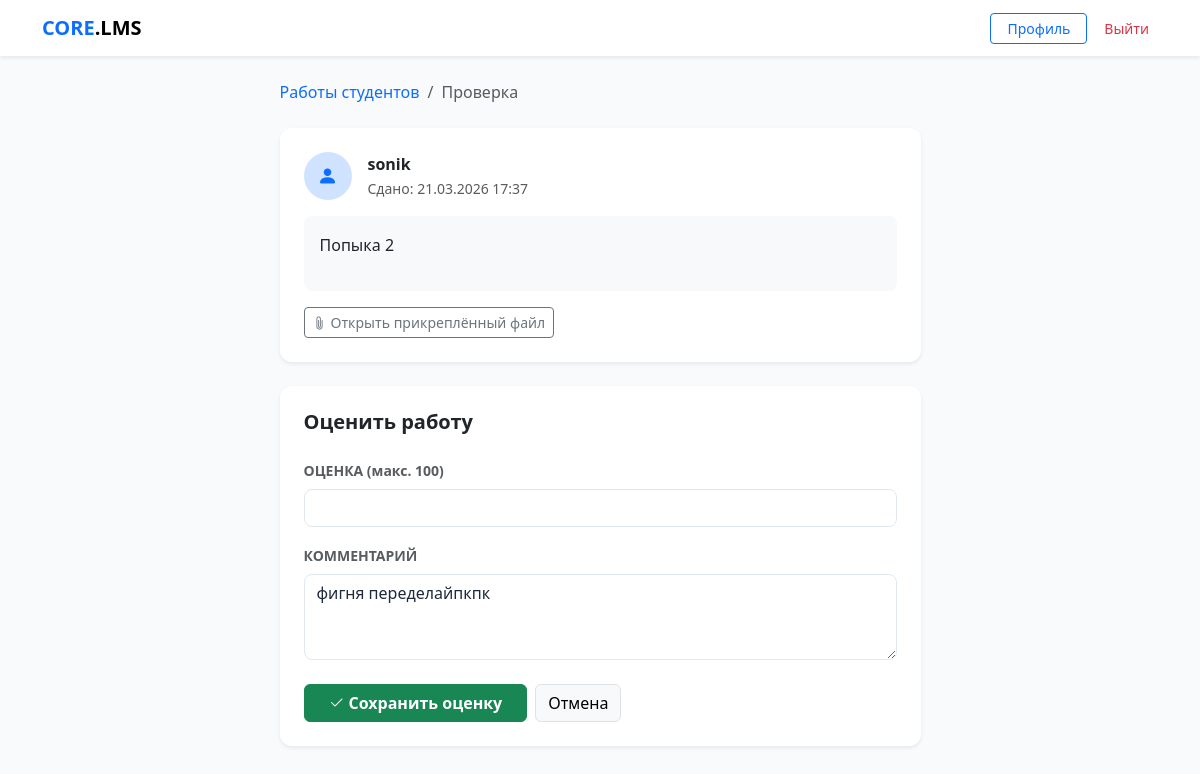
Page /submission/1/grade/ (signed in) on the committed database.
### core/models.py (models this page shows, shortened)
class Submission(models.Model):
    STATUS_CHOICES = (
        ('submitted', 'На проверке'),
        ('graded', 'Проверено'),
    )
    assignment = models.ForeignKey(Assignment, on_delete=models.CASCADE, related_name='submissions')
    student = models.ForeignKey(CustomUser, on_delete=models.CASCADE, related_name='submissions')
    text = models.TextField(blank=True)
    file = models.FileField(upload_to='submissions/', blank=True, null=True)
    submitted_at = models.DateTimeField(auto_now_add=True)
    status = models.CharField(max_length=20, choices=STATUS_CHOICES, default='submitted')
    score = models.PositiveIntegerField(null=True, blank=True)
    feedback = models.TextField(blank=True)
    graded_at = models.DateTimeField(null=True, blank=True)
    is_late = models.BooleanField(default=False,
        help_text='Помечается автоматически если сдано после дедлайна')
    class Meta:
        unique_together = ('assignment', 'student')

class CustomUser(AbstractUser):
    ROLE_CHOICES = (
        ('student', 'Студент'),
        ('teacher', 'Преподаватель'),
    )
    role = models.CharField(max_length=10, choices=ROLE_CHOICES, default='student')
    avatar = models.ImageField(upload_to='avatars/', null=True, blank=True)
    phone = models.CharField(max_length=20, null=True, blank=True)

class Assignment(models.Model):
    block = models.OneToOneField(ContentBlock, on_delete=models.CASCADE, related_name='assignment')
    description = models.TextField(blank=True)
    max_score = models.PositiveIntegerField(default=100)
    deadline = models.DateTimeField(null=True, blank=True)

### core/views.py (the view)
# urls.py: path('submission/<int:submission_id>/grade/', views.grade_submission, name='grade_submission'),
@login_required
@user_passes_test(is_teacher)
def grade_submission(request, submission_id):
    submission = get_object_or_404(
        Submission, id=submission_id,
        assignment__block__course__author=request.user)
    if request.method == 'POST':
        form = GradeSubmissionForm(request.POST, instance=submission)
        if form.is_valid():
            sub = form.save(commit=False)
            sub.status = 'graded'
            sub.graded_at = timezone.now()
            sub.save()
            messages.success(request, f'Работа {submission.student.username} оценена.')
            return redirect('review_submissions',
                            assignment_id=submission.assignment.id)
    else:
        form = GradeSubmissionForm(instance=submission)
    return render(request, 'core/grade_submission.html', {
        'form': form, 'submission': submission,
    })

### core/forms.py
class GradeSubmissionForm(forms.ModelForm):
    class Meta:
        model = Submission
        fields = ['score', 'feedback']
        widgets = {
            'score':    forms.NumberInput(attrs={'class': 'form-control', 'min': '0'}),
            'feedback': forms.Textarea(attrs={'class': 'form-control', 'rows': 3,
                                              'placeholder': 'Комментарий для студента...'}),
        }
        labels = {
            'score':    'Оценка',
            'feedback': 'Комментарий преподавателя',
        }

### core/views.py (called while the page is built)
def is_teacher(user):
    return user.is_authenticated and user.role == 'teacher'

### core/templates/core/grade_submission.html (shortened to what this page needs)
{% extends "core/base.html" %}
{% block content %}
<div class="row justify-content-center">
    <div class="col-md-7">
        <nav aria-label="breadcrumb" class="mb-4">
            <ol class="breadcrumb">
                <li class="breadcrumb-item">
                    <a href="{% url 'review_submissions' submission.assignment.id %}"
                       class="text-decoration-none">Работы студентов</a>
                </li>
                <li class="breadcrumb-item active">Проверка</li>
            </ol>
        </nav>
        <div class="card border-0 shadow-sm mb-4">
            <div class="card-body p-4">
                <div class="d-flex align-items-center gap-3 mb-3">
                    <div class="bg-primary-subtle rounded-circle d-flex align-items-center
                                justify-content-center flex-shrink-0"
                         style="width:48px;height:48px;">
                        <i class="bi bi-person-fill text-primary fs-5"></i>
                    </div>
                    <div>
                        <div class="fw-bold">
                            {{ submission.student.get_full_name|default:submission.student.username }}
                        </div>
                        <small class="text-muted">
                            Сдано: {{ submission.submitted_at|date:"d.m.Y H:i" }}
                        </small>
                    </div>
                </div>
                {% if submission.text %}
                <div class="p-3 bg-light rounded-3 mb-3" style="line-height:1.7;">
                    {{ submission.text|linebreaks }}
                </div>
                {% endif %}
                {% if submission.file %}
                <a href="{{ submission.file.url }}" target="_blank"
                   class="btn btn-outline-secondary btn-sm">
                    <i class="bi bi-paperclip me-1"></i>Открыть прикреплённый файл
                </a>
                {% endif %}
            </div>
        </div>
        <div class="card border-0 shadow-sm">
            <div class="card-body p-4">
                <h5 class="fw-bold mb-4">Оценить работу</h5>
                <form method="post">
                    <div class="mb-3">
                        <label class="form-label small fw-bold text-muted">
                            ОЦЕНКА (макс. {{ submission.assignment.max_score }})
                        </label>
                        {{ form.score }}
                    </div>
                    <div class="mb-4">
                        <label class="form-label small fw-bold text-muted">КОММЕНТАРИЙ</label>
                        {{ form.feedback }}
                    </div>
                    <div class="d-flex gap-2">
                        <button type="submit" class="btn btn-success px-4 fw-semibold">
                            <i class="bi bi-check2 me-1"></i>Сохранить оценку
                        </button>
                        <a href="{% url 'review_submissions' submission.assignment.id %}"
                           class="btn btn-light border">Отмена</a>
                    </div>
                </form>
            </div>
        </div>
    </div>
</div>
{% endblock %}

### core/templates/core/base.html (style rules this page uses)
:root { --bg-body: #f8fafc; --bg-card: #ffffff; --border-color: #e2e8f0; --accent: #0d6efd; --text-main: #1e293b; }
body { background-color: var(--bg-body); color: var(--text-main); font-family: 'Segoe UI', system-ui, sans-serif; }
input, textarea, select, .form-control { background-color: #ffffff !important; color: #1e293b !important; border: 1px solid var(--border-color) !important; border-radius: 8px !important; }
.card { background-color: var(--bg-card); border: 0; border-radius: 12px; box-shadow: 0 1px 3px rgba(0,0,0,0.05); }

### rows in the picture
Submission: student.get_full_name "sonik", submitted_at "21.03.2026 17:37", text "Попыка 2", assignment.max_score "100", feedback "фигня переделайпкпк"
